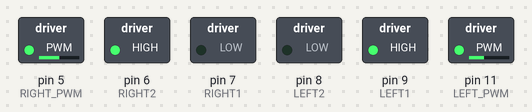
Bench run of a sketch on a simulated Arduino Uno, built with avr-gcc and run on an emulated ATmega328P. Shown: switched loads named in the sketch (green lamp = pin HIGH).

Above: at 0.05 s.
At 3.0 s:
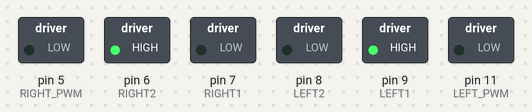
Timing chart, 0 to 3.5 s (numbered marks = the images above):
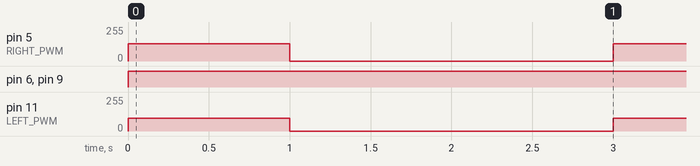

The sketch:

forward.ino
```cpp
const byte LEFT1 = 9; //IN1
const byte LEFT2 = 8; //IN2
const byte LEFT_PWM = 11;
//右馬達控制設定
const byte RIGHT1 = 7; //IN3
const byte RIGHT2 = 6; //IN4
const byte RIGHT_PWM = 5;
//設定PWM輸出值(代表的是車子的速度)
byte motorspeed = 110;

void forward(){
  digitalWrite(LEFT1, HIGH);
  digitalWrite(LEFT2, LOW);
  analogWrite(LEFT_PWM, 95);
  digitalWrite(RIGHT1, LOW);
  digitalWrite (RIGHT2, HIGH);
  analogWrite(RIGHT_PWM, 128);
  //右輪
}


void turnLeft(){//左轉
  //左輪不動,右輪動(速度為0)
  analogWrite(LEFT_PWM, 0);
  digitalWrite(RIGHT1, LOW);
  digitalWrite (RIGHT2, HIGH);
  analogWrite(RIGHT_PWM, motorspeed);
}

void turnRight(){//右轉
  //右輪不動,左輪動(速度為0)
  digitalWrite(LEFT1, HIGH);
  digitalWrite(LEFT2, LOW);
  analogWrite(LEFT_PWM, motorspeed);
  analogWrite(RIGHT_PWM, 0);
}

void stopMotor() {
  analogWrite(LEFT_PWM, 0);
  analogWrite(RIGHT_PWM, 0);
}

void setup(){
  //設定每一個PIN的模式
  pinMode(LEFT1, OUTPUT);
  pinMode(LEFT2, OUTPUT);
  pinMode(LEFT_PWM, OUTPUT);
  pinMode(RIGHT1, OUTPUT);
  pinMode(RIGHT2, OUTPUT);
  pinMode(RIGHT_PWM, OUTPUT);
}

void loop() {
  forward();
  delay(1000); //前進2秒

  stopMotor();
  delay(2000); //停止2秒
}
```

Measured:
- by itself, pin 5 (RIGHT_PWM): alternates 128/255 for 1.0 s and 0/255 for 2.0 s
- by itself, pin 6 (RIGHT2), pin 9 (LEFT1): LOW → HIGH at 0.00 s
- by itself, pin 11 (LEFT_PWM): alternates 95/255 for 1.0 s and 0/255 for 2.0 s
